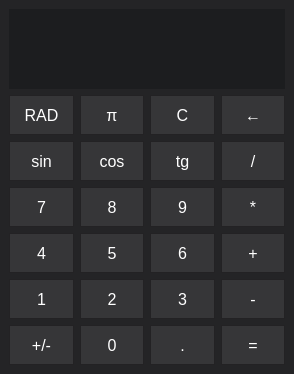
<?xml version="1.0" encoding="UTF-8"?>
<ui version="4.0">
 <class>Calculator</class>
 <widget class="QMainWindow" name="Calculator">
  <property name="geometry">
   <rect>
    <x>0</x>
    <y>0</y>
    <width>294</width>
    <height>374</height>
   </rect>
  </property>
  <property name="sizePolicy">
   <sizepolicy hsizetype="Fixed" vsizetype="Fixed">
    <horstretch>0</horstretch>
    <verstretch>0</verstretch>
   </sizepolicy>
  </property>
  <property name="windowTitle">
   <string>Calculator</string>
  </property>
  <property name="styleSheet">
   <string notr="true">QMainWindow {
	background-color: #242426;
}</string>
  </property>
  <widget class="QWidget" name="centralwidget">
   <layout class="QGridLayout" name="gridLayout">
    <item row="4" column="2">
     <widget class="QPushButton" name="Button6">
      <property name="minimumSize">
       <size>
        <width>60</width>
        <height>40</height>
       </size>
      </property>
      <property name="font">
       <font>
        <pointsize>12</pointsize>
       </font>
      </property>
      <property name="styleSheet">
       <string notr="true">QPushButton {
	background-color: #363638;
	color: white;
	padding: 5px;
	border: 1px solid #232224;
}

 QPushButton:pressed {
	background-color: #49494d;
	color: white;
	padding: 5px;
	border: 1px solid #232224;
}</string>
      </property>
      <property name="text">
       <string>6</string>
      </property>
     </widget>
    </item>
    <item row="3" column="1">
     <widget class="QPushButton" name="Button8">
      <property name="minimumSize">
       <size>
        <width>60</width>
        <height>40</height>
       </size>
      </property>
      <property name="font">
       <font>
        <pointsize>12</pointsize>
       </font>
      </property>
      <property name="styleSheet">
       <string notr="true">QPushButton {
	background-color: #363638;
	color: white;
	padding: 5px;
	border: 1px solid #232224;
}

QPushButton:pressed {
	background-color: #49494d;
	color: white;
	padding: 5px;
	border: 1px solid #232224;
}</string>
      </property>
      <property name="text">
       <string>8</string>
      </property>
     </widget>
    </item>
    <item row="2" column="3">
     <widget class="QPushButton" name="Divide">
      <property name="minimumSize">
       <size>
        <width>60</width>
        <height>40</height>
       </size>
      </property>
      <property name="font">
       <font>
        <pointsize>12</pointsize>
       </font>
      </property>
      <property name="styleSheet">
       <string notr="true">QPushButton {
	background-color: #363638;
	color: white;
	padding: 5px;
	border: 1px solid #232224;
}

QPushButton:pressed {
	background-color: #49494d;
	color: white;
	padding: 5px;
	border: 1px solid #232224;
}</string>
      </property>
      <property name="text">
       <string>/</string>
      </property>
     </widget>
    </item>
    <item row="0" column="0" colspan="4">
     <widget class="QLineEdit" name="Display">
      <property name="sizePolicy">
       <sizepolicy hsizetype="Preferred" vsizetype="Expanding">
        <horstretch>0</horstretch>
        <verstretch>0</verstretch>
       </sizepolicy>
      </property>
      <property name="minimumSize">
       <size>
        <width>0</width>
        <height>60</height>
       </size>
      </property>
      <property name="font">
       <font>
        <pointsize>20</pointsize>
        <weight>75</weight>
        <bold>true</bold>
       </font>
      </property>
      <property name="styleSheet">
       <string notr="true">QLineEdit {
	background-color: #1c1d1f;
	color: white;
	border: 0;
}</string>
      </property>
      <property name="alignment">
       <set>Qt::AlignRight|Qt::AlignTrailing|Qt::AlignVCenter</set>
      </property>
      <property name="readOnly">
       <bool>true</bool>
      </property>
     </widget>
    </item>
    <item row="6" column="0">
     <widget class="QPushButton" name="ChangeSign">
      <property name="minimumSize">
       <size>
        <width>60</width>
        <height>40</height>
       </size>
      </property>
      <property name="font">
       <font>
        <pointsize>12</pointsize>
       </font>
      </property>
      <property name="styleSheet">
       <string notr="true">QPushButton {
	background-color: #363638;
	color: white;
	padding: 5px;
	border: 1px solid #232224;
}

QPushButton:pressed {
	background-color: #49494d;
	color: white;
	padding: 5px;
	border: 1px solid #232224;
}</string>
      </property>
      <property name="text">
       <string>+/-</string>
      </property>
     </widget>
    </item>
    <item row="2" column="0">
     <widget class="QPushButton" name="Sin">
      <property name="minimumSize">
       <size>
        <width>60</width>
        <height>40</height>
       </size>
      </property>
      <property name="font">
       <font>
        <pointsize>12</pointsize>
       </font>
      </property>
      <property name="styleSheet">
       <string notr="true">QPushButton {
	background-color: #363638;
	color: white;
	padding: 5px;
	border: 1px solid #232224;
}

QPushButton:pressed {
	background-color: #49494d;
	color: white;
	padding: 5px;
	border: 1px solid #232224;
}</string>
      </property>
      <property name="text">
       <string>sin</string>
      </property>
     </widget>
    </item>
    <item row="6" column="2">
     <widget class="QPushButton" name="Point">
      <property name="minimumSize">
       <size>
        <width>60</width>
        <height>40</height>
       </size>
      </property>
      <property name="font">
       <font>
        <pointsize>12</pointsize>
       </font>
      </property>
      <property name="styleSheet">
       <string notr="true">QPushButton {
	background-color: #363638;
	color: white;
	padding: 5px;
	border: 1px solid #232224;
}

QPushButton:pressed {
	background-color: #49494d;
	color: white;
	padding: 5px;
	border: 1px solid #232224;
}</string>
      </property>
      <property name="text">
       <string>.</string>
      </property>
     </widget>
    </item>
    <item row="4" column="3">
     <widget class="QPushButton" name="Add">
      <property name="minimumSize">
       <size>
        <width>60</width>
        <height>40</height>
       </size>
      </property>
      <property name="font">
       <font>
        <pointsize>12</pointsize>
       </font>
      </property>
      <property name="styleSheet">
       <string notr="true">QPushButton {
	background-color: #363638;
	color: white;
	padding: 5px;
	border: 1px solid #232224;
}

QPushButton:pressed {
	background-color: #49494d;
	color: white;
	padding: 5px;
	border: 1px solid #232224;
}</string>
      </property>
      <property name="text">
       <string>+</string>
      </property>
     </widget>
    </item>
    <item row="4" column="0">
     <widget class="QPushButton" name="Button4">
      <property name="minimumSize">
       <size>
        <width>60</width>
        <height>40</height>
       </size>
      </property>
      <property name="font">
       <font>
        <pointsize>12</pointsize>
       </font>
      </property>
      <property name="styleSheet">
       <string notr="true">QPushButton {
	background-color: #363638;
	color: white;
	padding: 5px;
	border: 1px solid #232224;
}

QPushButton:pressed {
	background-color: #49494d;
	color: white;
	padding: 5px;
	border: 1px solid #232224;
}</string>
      </property>
      <property name="text">
       <string>4</string>
      </property>
     </widget>
    </item>
    <item row="6" column="3">
     <widget class="QPushButton" name="Equals">
      <property name="minimumSize">
       <size>
        <width>60</width>
        <height>40</height>
       </size>
      </property>
      <property name="font">
       <font>
        <pointsize>12</pointsize>
       </font>
      </property>
      <property name="styleSheet">
       <string notr="true">QPushButton {
	background-color: #363638;
	color: white;
	padding: 5px;
	border: 1px solid #232224;
}

QPushButton:pressed {
	background-color: #49494d;
	color: white;
	padding: 5px;
	border: 1px solid #232224;
}</string>
      </property>
      <property name="text">
       <string>=</string>
      </property>
     </widget>
    </item>
    <item row="3" column="3">
     <widget class="QPushButton" name="Multiply">
      <property name="minimumSize">
       <size>
        <width>60</width>
        <height>40</height>
       </size>
      </property>
      <property name="font">
       <font>
        <pointsize>12</pointsize>
       </font>
      </property>
      <property name="styleSheet">
       <string notr="true">QPushButton {
	background-color: #363638;
	color: white;
	padding: 5px;
	border: 1px solid #232224;
}

QPushButton:pressed {
	background-color: #49494d;
	color: white;
	padding: 5px;
	border: 1px solid #232224;
}</string>
      </property>
      <property name="text">
       <string>*</string>
      </property>
     </widget>
    </item>
    <item row="5" column="1">
     <widget class="QPushButton" name="Button2">
      <property name="minimumSize">
       <size>
        <width>60</width>
        <height>40</height>
       </size>
      </property>
      <property name="font">
       <font>
        <pointsize>12</pointsize>
       </font>
      </property>
      <property name="styleSheet">
       <string notr="true">QPushButton {
	background-color: #363638;
	color: white;
	padding: 5px;
	border: 1px solid #232224;
}

QPushButton:pressed {
	background-color: #49494d;
	color: white;
	padding: 5px;
	border: 1px solid #232224;
}</string>
      </property>
      <property name="text">
       <string>2</string>
      </property>
     </widget>
    </item>
    <item row="3" column="0">
     <widget class="QPushButton" name="Button7">
      <property name="minimumSize">
       <size>
        <width>60</width>
        <height>40</height>
       </size>
      </property>
      <property name="font">
       <font>
        <pointsize>12</pointsize>
       </font>
      </property>
      <property name="styleSheet">
       <string notr="true">QPushButton {
	background-color: #363638;
	color: white;
	padding: 5px;
	border: 1px solid #232224;
}

QPushButton:pressed {
	background-color: #49494d;
	color: white;
	padding: 5px;
	border: 1px solid #232224;
}</string>
      </property>
      <property name="text">
       <string>7</string>
      </property>
     </widget>
    </item>
    <item row="5" column="3">
     <widget class="QPushButton" name="Subtract">
      <property name="minimumSize">
       <size>
        <width>60</width>
        <height>40</height>
       </size>
      </property>
      <property name="font">
       <font>
        <pointsize>12</pointsize>
       </font>
      </property>
      <property name="styleSheet">
       <string notr="true">QPushButton {
	background-color: #363638;
	color: white;
	padding: 5px;
	border: 1px solid #232224;
}

QPushButton:pressed {
	background-color: #49494d;
	color: white;
	padding: 5px;
	border: 1px solid #232224;
}</string>
      </property>
      <property name="text">
       <string>-</string>
      </property>
     </widget>
    </item>
    <item row="5" column="2">
     <widget class="QPushButton" name="Button3">
      <property name="minimumSize">
       <size>
        <width>60</width>
        <height>40</height>
       </size>
      </property>
      <property name="font">
       <font>
        <pointsize>12</pointsize>
       </font>
      </property>
      <property name="styleSheet">
       <string notr="true">QPushButton {
	background-color: #363638;
	color: white;
	padding: 5px;
	border: 1px solid #232224;
}

QPushButton:pressed {
	background-color: #49494d;
	color: white;
	padding: 5px;
	border: 1px solid #232224;
}</string>
      </property>
      <property name="text">
       <string>3</string>
      </property>
     </widget>
    </item>
    <item row="3" column="2">
     <widget class="QPushButton" name="Button9">
      <property name="minimumSize">
       <size>
        <width>60</width>
        <height>40</height>
       </size>
      </property>
      <property name="font">
       <font>
        <pointsize>12</pointsize>
       </font>
      </property>
      <property name="styleSheet">
       <string notr="true">QPushButton {
	background-color: #363638;
	color: white;
	padding: 5px;
	border: 1px solid #232224;
}

QPushButton:pressed {
	background-color: #49494d;
	color: white;
	padding: 5px;
	border: 1px solid #232224;
}</string>
      </property>
      <property name="text">
       <string>9</string>
      </property>
     </widget>
    </item>
    <item row="2" column="1">
     <widget class="QPushButton" name="Cos">
      <property name="minimumSize">
       <size>
        <width>60</width>
        <height>40</height>
       </size>
      </property>
      <property name="font">
       <font>
        <pointsize>12</pointsize>
       </font>
      </property>
      <property name="styleSheet">
       <string notr="true">QPushButton {
	background-color: #363638;
	color: white;
	padding: 5px;
	border: 1px solid #232224;
}

QPushButton:pressed {
	background-color: #49494d;
	color: white;
	padding: 5px;
	border: 1px solid #232224;
}</string>
      </property>
      <property name="text">
       <string>cos</string>
      </property>
     </widget>
    </item>
    <item row="2" column="2">
     <widget class="QPushButton" name="Tan">
      <property name="minimumSize">
       <size>
        <width>60</width>
        <height>40</height>
       </size>
      </property>
      <property name="font">
       <font>
        <pointsize>12</pointsize>
       </font>
      </property>
      <property name="styleSheet">
       <string notr="true">QPushButton {
	background-color: #363638;
	color: white;
	padding: 5px;
	border: 1px solid #232224;
}

QPushButton:pressed {
	background-color: #49494d;
	color: white;
	padding: 5px;
	border: 1px solid #232224;
}</string>
      </property>
      <property name="text">
       <string>tg</string>
      </property>
     </widget>
    </item>
    <item row="4" column="1">
     <widget class="QPushButton" name="Button5">
      <property name="minimumSize">
       <size>
        <width>60</width>
        <height>40</height>
       </size>
      </property>
      <property name="font">
       <font>
        <pointsize>12</pointsize>
       </font>
      </property>
      <property name="styleSheet">
       <string notr="true">QPushButton {
	background-color: #363638;
	color: white;
	padding: 5px;
	border: 1px solid #232224;
}

QPushButton:pressed {
	background-color: #49494d;
	color: white;
	padding: 5px;
	border: 1px solid #232224;
}</string>
      </property>
      <property name="text">
       <string>5</string>
      </property>
     </widget>
    </item>
    <item row="5" column="0">
     <widget class="QPushButton" name="Button1">
      <property name="minimumSize">
       <size>
        <width>60</width>
        <height>40</height>
       </size>
      </property>
      <property name="font">
       <font>
        <pointsize>12</pointsize>
       </font>
      </property>
      <property name="styleSheet">
       <string notr="true">QPushButton {
	background-color: #363638;
	color: white;
	padding: 5px;
	border: 1px solid #232224;
}

QPushButton:pressed {
	background-color: #49494d;
	color: white;
	padding: 5px;
	border: 1px solid #232224;
}</string>
      </property>
      <property name="text">
       <string>1</string>
      </property>
     </widget>
    </item>
    <item row="6" column="1">
     <widget class="QPushButton" name="Button0">
      <property name="minimumSize">
       <size>
        <width>60</width>
        <height>40</height>
       </size>
      </property>
      <property name="font">
       <font>
        <pointsize>12</pointsize>
       </font>
      </property>
      <property name="styleSheet">
       <string notr="true">QPushButton {
	background-color: #363638;
	color: white;
	padding: 5px;
	border: 1px solid #232224;
}

QPushButton:pressed {
	background-color: #49494d;
	color: white;
	padding: 5px;
	border: 1px solid #232224;
}</string>
      </property>
      <property name="text">
       <string>0</string>
      </property>
     </widget>
    </item>
    <item row="1" column="3">
     <widget class="QPushButton" name="Delete">
      <property name="minimumSize">
       <size>
        <width>60</width>
        <height>40</height>
       </size>
      </property>
      <property name="font">
       <font>
        <pointsize>12</pointsize>
       </font>
      </property>
      <property name="styleSheet">
       <string notr="true">QPushButton {
	background-color: #363638;
	color: white;
	padding: 5px;
	border: 1px solid #232224;
}

QPushButton:pressed {
	background-color: #49494d;
	color: white;
	padding: 5px;
	border: 1px solid #232224;
}</string>
      </property>
      <property name="text">
       <string>←</string>
      </property>
     </widget>
    </item>
    <item row="1" column="2">
     <widget class="QPushButton" name="Clear">
      <property name="minimumSize">
       <size>
        <width>60</width>
        <height>40</height>
       </size>
      </property>
      <property name="font">
       <font>
        <pointsize>12</pointsize>
       </font>
      </property>
      <property name="styleSheet">
       <string notr="true">QPushButton {
	background-color: #363638;
	color: white;
	padding: 5px;
	border: 1px solid #232224;
}

QPushButton:pressed {
	background-color: #49494d;
	color: white;
	padding: 5px;
	border: 1px solid #232224;
}</string>
      </property>
      <property name="text">
       <string>C</string>
      </property>
     </widget>
    </item>
    <item row="1" column="1">
     <widget class="QPushButton" name="Pi">
      <property name="minimumSize">
       <size>
        <width>60</width>
        <height>40</height>
       </size>
      </property>
      <property name="font">
       <font>
        <pointsize>12</pointsize>
       </font>
      </property>
      <property name="styleSheet">
       <string notr="true">QPushButton {
	background-color: #363638;
	color: white;
	padding: 5px;
	border: 1px solid #232224;
}

QPushButton:pressed {
	background-color: #49494d;
	color: white;
	padding: 5px;
	border: 1px solid #232224;
}</string>
      </property>
      <property name="text">
       <string>π</string>
      </property>
     </widget>
    </item>
    <item row="1" column="0">
     <widget class="QPushButton" name="ChangeView">
      <property name="minimumSize">
       <size>
        <width>60</width>
        <height>40</height>
       </size>
      </property>
      <property name="font">
       <font>
        <pointsize>12</pointsize>
       </font>
      </property>
      <property name="styleSheet">
       <string notr="true">QPushButton {
	background-color: #363638;
	color: white;
	padding: 5px;
	border: 1px solid #232224;
}

QPushButton:pressed {
	background-color: #49494d;
	color: white;
	padding: 5px;
	border: 1px solid #232224;
}</string>
      </property>
      <property name="text">
       <string>RAD</string>
      </property>
     </widget>
    </item>
   </layout>
  </widget>
  <widget class="QMenuBar" name="menubar">
   <property name="geometry">
    <rect>
     <x>0</x>
     <y>0</y>
     <width>294</width>
     <height>20</height>
    </rect>
   </property>
  </widget>
 </widget>
 <resources/>
 <connections/>
</ui>
